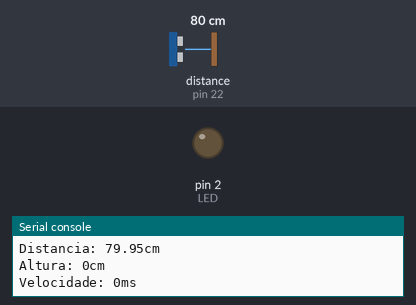
Recording of a program running on a simulated MicroPython board. Shown: output pins drawn as LEDs (lit = HIGH), the last lines printed to the serial console. Dashed ring = blinking. Inputs (shaded band) come from the test bench; at power-on: distance to the obstacle (sensor on pin 22) 80 cm. The echo pulse lasts 58.3 µs per cm; library files of the repository ran but are not shown: hcsr04.py; pins used as bus, display or sensor lines are not drawn.

Above: at 1.2 s.
1.3 s: distance to the obstacle (sensor on pin 22) set to 45 cm
2.8 s: distance to the obstacle (sensor on pin 22) set to 37 cm
At 3.4 s:
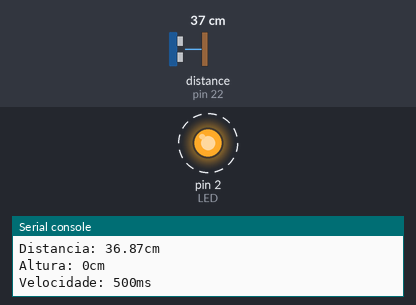
5.9 s: distance to the obstacle (sensor on pin 22) set to 60 cm
At 6.8 s:
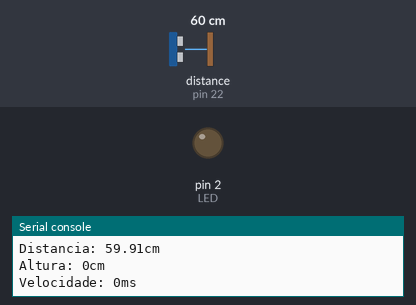
7.4 s: distance to the obstacle (sensor on pin 22) set to 35 cm
At 7.9 s:
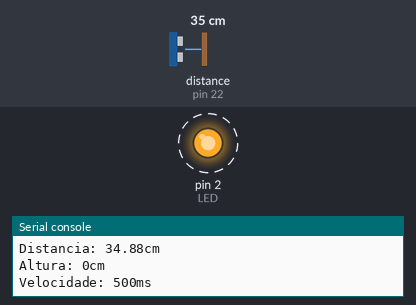
Timing chart, 0 to 11.5 s (numbered marks = the images above; inputs shaded):
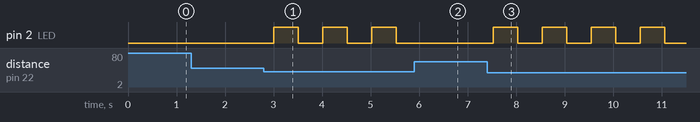

The program:

alt_e_dist_fuzzy.py
```python
from machine import Pin
from machine import Timer
from hcsr04 import HCSR04
import machine
import time

LED = machine.Pin(2, machine.Pin.OUT)
sensor_distancia = HCSR04(trigger_pin=21, echo_pin=22, echo_timeout_us=1000000)
#sensor_altura = HCSR04(trigger_pin=25, echo_pin=26, echo_timeout_us=1000000)

led_state = 0  # 0 for off, 1 for on

def fuzzy_logic(altura, distancia):
    if (40 < altura <= 400) or (distancia < 10):
        return 125  # Pisca muito rapido
    elif (20 < altura <= 40) or (distancia < 20):
        return 250  # Piscando rapido
    elif (10 <= altura <= 20) or (distancia < 40):
        return 500  # Piscando devagar
    elif (altura < 10 and distancia > 40) or (altura > 400 and distancia > 40):
        return 0  # nao pisca
    else:
        return 0  # Desligado

def timer0_callback(timer):
    global led_state
    distancia = sensor_distancia.distance_cm()
    #altura = sensor_altura.distance_cm()
    #distancia = 42
    altura = 0;
    print('Distancia: {}cm'.format(round(distancia, 2)))
    print('Altura: {}cm'.format(round(altura, 2)))
    led_pwm = fuzzy_logic(altura,distancia)
    print('Velocidade: {}ms'.format(round(led_pwm, 2)))
    if led_pwm != 0:
        if led_state == 0:
            LED.value(1)
            led_state = 1
        else:
            LED.value(0)
            led_state = 0
        timer0.init(period=led_pwm, mode=Timer.PERIODIC, callback=timer0_callback)  # Double the speed

timer0 = Timer(0)
timer0.init(period=500, mode=Timer.PERIODIC, callback=timer0_callback)
```

Measured:
- the behaviour switches between 41 and 40 cm on distance to the obstacle (sensor on pin 22) (found by bisection; images 0 and 1)
- after the input at 2.8 s, pin 2 (LED): alternates HIGH for 0.50 s and LOW for 0.50 s, starting after 0.20 s
- after the input at 5.9 s, pin 2 (LED): stays LOW (without the input it goes to HIGH after 0.13 s)
- after the input at 7.4 s, pin 2 (LED): alternates HIGH for 0.50 s and LOW for 0.50 s, starting after 0.13 s
